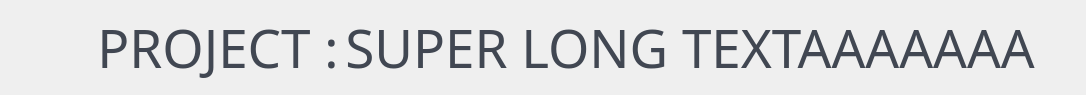
                    <widget class="QFrame" name="frame_projetM">
                     <property name="maximumSize">
                      <size>
                       <width>16777215</width>
                       <height>80</height>
                      </size>
                     </property>
                     <property name="frameShape">
                      <enum>QFrame::NoFrame</enum>
                     </property>
                     <property name="frameShadow">
                      <enum>QFrame::Raised</enum>
                     </property>
                     <layout class="QHBoxLayout" name="horizontalLayout_8">
                      <item>
                       <spacer name="hs_3">
                        <property name="orientation">
                         <enum>Qt::Horizontal</enum>
                        </property>
                        <property name="sizeHint" stdset="0">
                         <size>
                          <width>40</width>
                          <height>20</height>
                         </size>
                        </property>
                       </spacer>
                      </item>
                      <item>
                       <widget class="QPushButton" name="icon_lab_projectM">
                        <property name="maximumSize">
                         <size>
                          <width>81</width>
                          <height>81</height>
                         </size>
                        </property>
                        <property name="styleSheet">
                         <string notr="true">/* Normal state */
QPushButton {
    background-color:transparent;
}

/* Hover state */
QPushButton:hover {
    background-color:transparent;
	border:none;
}</string>
                        </property>
                        <property name="text">
                         <string/>
                        </property>
                        <property name="icon">
                         <iconset resource="../ressource.qrc">
                          <normaloff>:/icons/icons/folder.png</normaloff>:/icons/icons/folder.png</iconset>
                        </property>
                        <property name="iconSize">
                         <size>
                          <width>80</width>
                          <height>80</height>
                         </size>
                        </property>
                        <property name="flat">
                         <bool>true</bool>
                        </property>
                       </widget>
                      </item>
                      <item>
                       <widget class="QLabel" name="lab_projectM">
                        <property name="maximumSize">
                         <size>
                          <width>16777215</width>
                          <height>150</height>
                         </size>
                        </property>
                        <property name="font">
                         <font>
                          <family>Quicksand</family>
                          <pointsize>40</pointsize>
                          <bold>false</bold>
                         </font>
                        </property>
                        <property name="styleSheet">
                         <string notr="true">background-color:transparent;color:#414752;</string>
                        </property>
                        <property name="text">
                         <string>PROJECT :</string>
                        </property>
                        <property name="alignment">
                         <set>Qt::AlignCenter</set>
                        </property>
                       </widget>
                      </item>
                      <item>
                       <widget class="QLabel" name="lab_projectM_project">
                        <property name="maximumSize">
                         <size>
                          <width>16777215</width>
                          <height>150</height>
                         </size>
                        </property>
                        <property name="font">
                         <font>
                          <family>Quicksand</family>
                          <pointsize>40</pointsize>
                          <bold>false</bold>
                         </font>
                        </property>
                        <property name="styleSheet">
                         <string notr="true">background-color:transparent;color:#414752;</string>
                        </property>
                        <property name="text">
                         <string>SUPER LONG TEXTAAAAAAA</string>
                        </property>
                        <property name="alignment">
                         <set>Qt::AlignCenter</set>
                        </property>
                       </widget>
                      </item>
                      <item>
                       <spacer name="hs_4">
                        <property name="orientation">
                         <enum>Qt::Horizontal</enum>
                        </property>
                        <property name="sizeHint" stdset="0">
                         <size>
                          <width>40</width>
                          <height>20</height>
                         </size>
                        </property>
                       </spacer>
                      </item>
                     </layout>
                    </widget>
